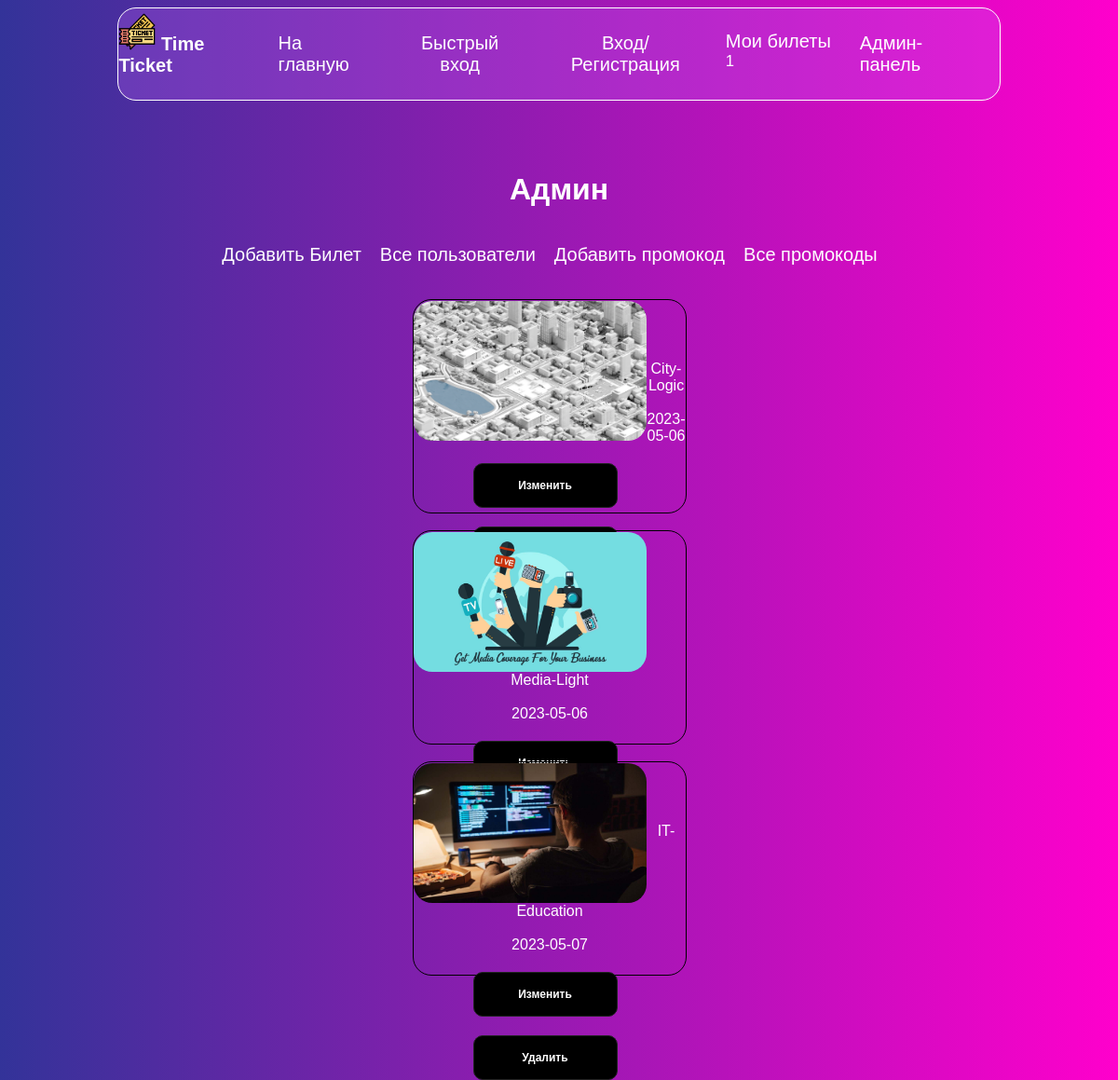
The page /admin (signed in) on the database its author committed.
### main.py (models this page shows, shortened)
class Tickets(db.Model):
    id = db.Column(db.Integer, primary_key=True)
    author = db.Column(db.String(150), nullable=False)
    price_simple = db.Column(db.Float, nullable=False)
    price_dish = db.Column(db.Float, nullable=False)
    price_merch = db.Column(db.Float, nullable=False)
    tickets_count_simple =  db.Column(db.Integer, nullable=False)
    tickets_count_dish =  db.Column(db.Integer, nullable=False)
    tickets_count_merch =  db.Column(db.Integer, nullable=False)
    concert_name = db.Column(db.String(150), nullable=False)
    date = db.Column(db.String(150), nullable=False)
    image_path = db.Column(db.String(150), nullable=False)
    description = db.Column(db.String(500), nullable=False)

### main.py (the view)
@app.route('/admin')
def admin():
    name = request.cookies.get('user')
    a = len(list(Tickets_in_Cart.query.filter_by(author=name).all()))
    global admins
    name = request.cookies.get('user')
    admins = open('admins.txt', 'r').read().split('\n')
    if not name in admins:
        return redirect('/login')
    tickets = list(Tickets.query.all())
    if len(tickets) >= 3:
        tickets.reverse()
    elif len(tickets) == 2:
        tickets[0], tickets[1] = tickets[1], tickets[0]
    return render_template('admin.html', tickets=tickets, a=a)

### templates/admin.html (shortened to what this page needs)
<!DOCTYPE html>
<html lang="en">
<head>
    <link rel="stylesheet" href="/static/css/style.css"/>
</head>
<body>
    {% include 'header.html' %}
    <div id="outer">
        <div id="inner" style="color: white; width: 80%; text-align: center;">
            <h1>Админ</h1><br>
            <a href="/admin/add_ticket" class="link_header">Добавить Билет</a><a href="/admin/all_users" class="link_header">Все пользователи</a><a href="/admin/add_promo" class="link_header">Добавить промокод</a><a href="/admin/all_promo" class="link_header">Все промокоды</a><br><br><br>
            {% set l = tickets|length %}
        {% for i in range(l) %}
        <div style="display: inline;">
            <div class="ticket-admin">
                <img src="{{ tickets[i].image_path }}" class="img-ticket">
                <div style="padding-top: 64px;">
                <label>{{tickets[i].concert_name}}</label><br><br>
                <label>{{tickets[i].date}}</label></div>
                <div class="ticket-buttons">
                    <button class="button-ticket" style="width: 155px;" onclick="red('/admin/edit_ticket?id={{tickets[i].id}}')">Изменить</button><button class="button-ticket" style="width: 155px;" onclick="red('/admin/del_ticket?id={{tickets[i].id}}')">Удалить</button>
            </div>
                </div>
            </div>
                    <br><br>
            {% endfor %}
            </div>
        </div>
</body>
</html>

### static/css/style.css (style rules this page uses)
body { font-family: 'Poppins', sans-serif; min-height: 100vh; background: linear-gradient(to right, #333399, #ff00cc); }
@media screen { #outer { width: screen width - 40; } }
@media screen { #inner { width: 450px; margin: 5% auto; } }
.link_header { text-decoration: none; color: white; font-size: 20px; margin-right: 20px; }
.ticket-admin { width: 31%; border-radius: 20px; height: 230px; display: inline-block; border: 1px solid black; margin-right: 20px; padding-top: 1px; }
.img-ticket { float:left; width: 250px; border-radius: 20px; height: 150px; }
.button-ticket { font-family: 'Poppins', sans-serif; border: 1px solid #222; border-radius: 10px; font-weight: bolder; cursor: pointer; transition: all .25s linear; background-color: black; color: white; font-size: 12px; width: 108px; height: 48px; margin-right: 10px; margin-top: 20px; }
.ticket-buttons { float: left; }

### static/css/fastauth.css (style rules this page uses)
body { font-family: Arial, Helvetica, sans-serif; }

### rows shown on the page
Tickets: image_path (picture), concert_name "City-Logic", date "2023-05-06"
Tickets: image_path (picture), concert_name "Media-Light", date "2023-05-06"
Tickets: image_path (picture), concert_name "IT-Education", date "2023-05-07"

### other values the page prints
{{ a }} "1"
